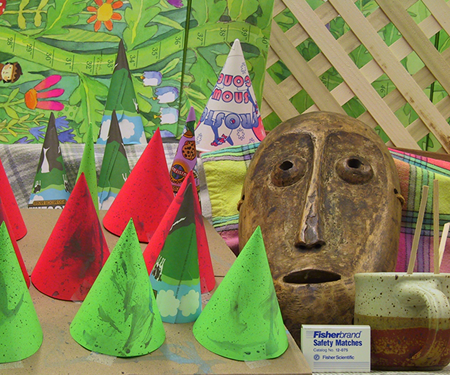
#> input picture lab5/images/left.png, 450 x 375 px
$ jupyter execute shape_from_stereo.ipynb
#> lines starting #> are read from the running program, lines starting #| are printed output that depends on the picture
# Exercise Session 5: Shape From Stereo

One of the most common ways of reconstructing 3D shape from multiple images is called Shape-From-Stereo. It is based on the fact that points closer to the camera shift less in the image when the camera moves. By calculating the shift of each pixel we can deduce the relative distance to the camera.

For each pixel in one image we find the closest matching pixel in the other image using surrounding patch correlation. We then compute the pixel distance between the matching points, which quantifies the disparity.

In this exercise we will implement those three steps and test them with the given images

<h1><center>Fig.1: Right image</center></h1>

<h1><center>Fig.2: Left image</center></h1>

[cell 1]
import numpy as np
import cv2
import matplotlib.pyplot as plt

* We start by reading left and right image. We convert them to greyscale and resize to speed up the computation. You don't have to change this code.

[cell 2]
left_img = cv2.imread('images/left.png',0)
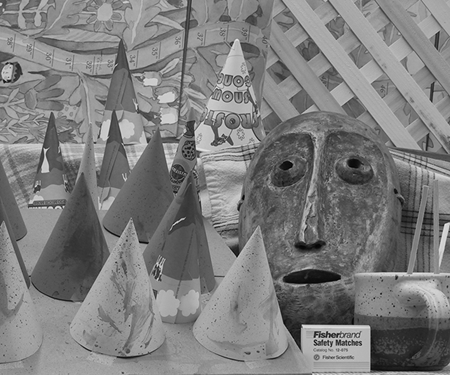
#> left_img: shape (375, 450); min 0, max 235, mean 125
right_img = cv2.imread('images/right.png',0)
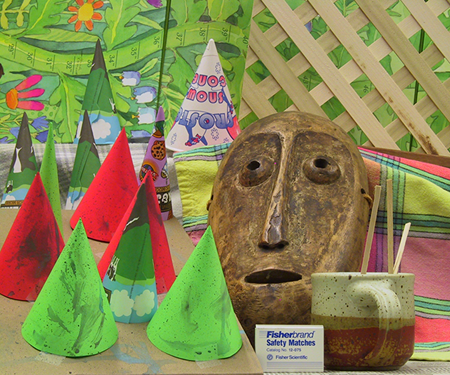
#> input picture lab5/images/right.png, 450 x 375 px
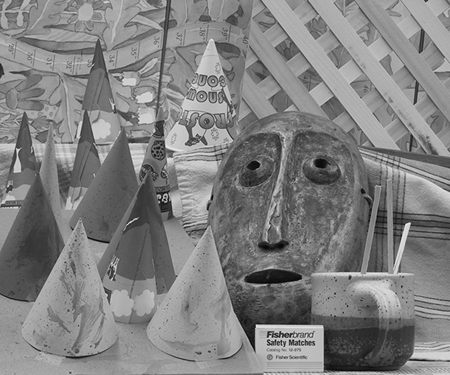
#> right_img: shape (375, 450); min 0, max 243, mean 128.4
left_img = cv2.resize(left_img, None, fx=0.5, fy=0.5)
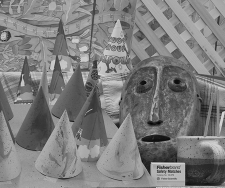
#> left_img: shape (188, 225); min 6, max 218, mean 125.2
right_img = cv2.resize(right_img, None, fx=0.5, fy=0.5)
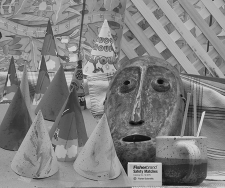
#> right_img: shape (188, 225); min 10, max 223, mean 128.6

### Q1. Computing Normalized Cross Correlation

In order to compute the similarity between two pixels we can take a patch around the first pixel location, another patch around the second pixel location and compute normalized cross correlation between those two. The idea is that corresponding pixels should have similar neighbourhood and thus high cross correlation score.

* Implement a function ```score = NCC(patch1, patch2)``` that computes the normalized cross-correlation between two patches defined as:

\begin{equation}
NCC(p_1,p_2) = \frac{1}{N}( \sum_{0<=i<p_H,0<=j<p_W} \frac{(p_1(i,j)-\mu(p_1))*(p_2(i,j)-\mu(p_2))}{\sigma(p_1)*\sigma(p_2)})
\end{equation}

where $p_1$ and $p_2$ are compared patches of size $p_H \times p_W$, $N$ is the number of pixels in one patch and $\mu()$ and $\sigma()$ are mean and standard deviation of pixel intensities respecitvely. Hint: you can use ```np.mean()``` and ```np.std()``` functions.
#### Input parameters
- ```patch1 ``` : first patch
- ```patch2``` : second patch

#### Output
- ```score``` : normalized cross correlation score

[cell 3]
def NCC(patch1,patch2):

    mean_p1 = np.mean(patch1)
    mean_p2 = np.mean(patch2)

    std_p1 = np.std(patch1)
    std_p2 = np.std(patch2)

    ncc = np.sum((patch1-mean_p1)*(patch2-mean_p2)/(std_p1*std_p2))/(patch1.shape[0]*patch1.shape[1])

    return ncc

### Q2. Finding Best Matches and Computing The Disparity Map

A standard method for calculating the disparity map is to use a simple block matching. Essentially, for every pixel in the right image we’ll be taking a small region surrounding it (e.g. the yellow square in the figure below) and searching for the closest matching patch in the left image. The closest match is computed using normalized cross correlation implemented above.

When searching in the left image, we’ll start at the same coordinates as our template patch and search to the right up to some maximum distance (we know that camera shifted to the left) as depicted by the green rectangle in the figure below. The disparity is measured as the horizontal distance between the centers of the template patch in the right image and the closest matching patch (in our example the dashed yellow square in the figure below) in the left image. We only need to search horizontally (along the rows) since the images are already rectified.

* Implement a function ```disMap = PatchMatching(right_img, left_img)``` that computes the disparity map using basic block matching.
#### Input parameters
- ```right_img``` : the right image of size $H \times W$
- ```left_img ``` : the left image of size $H \times W$
- ```blockSize``` : the size of patch used for computing the normalized cross correlation score (patch is of size $blockSize \times blockSize$)
- ```disparityRange``` : the maximum horizontal distance (in this case to the right) we are going to search for the best machting patch. We recommend setting it to 30.

#### Output
- ```dispMap``` : the matrix storing the disparity values of size $H \times W$. You are free to decide the method for handling the boundaries.

[cell 4]
def PatchMatching(right_img, left_img, blockSize, disparityRange = 30):

#> called with blockSize = 7, disparityRange = 30
    imgHeight, imgWidth = left_img.shape
#> imgHeight = 188; imgWidth = 225
    #DispMap will hold the result of the block matching.
    dispMap = np.zeros((imgHeight, imgWidth))
    #The disparityRange defines how many pixels away from the block's location
    #in the first image to search for a matching block in the other image.
    #We recommend using 30 for the disparityRange.
    halfBlockSize = blockSize // 2;
    #For each row 'm' of pixels in the image
    for m in range(imgHeight):  # 1PT********
        #Set min/max row bounds for the template and blocks.
        #e.g., for the first row, minr = 1 and maxr = 4
        minr = max(0, m - halfBlockSize)  # 1PT******
        maxr = min(imgHeight-1, m + halfBlockSize)
        #For each column 'n' of pixels in the image
        for n in range(imgWidth):
            #Set the min/max column bounds for the template.
            #e.g., for the first column, minc = 1 and maxc = 4
            minc = max(0, n - halfBlockSize)
            maxc = min(imgWidth-1, n + halfBlockSize)
            #Define the search boundaries as offsets from the template location.
            #Limit the search so that we don't go outside of the image.
            #'mind' is the the maximum number of pixels we can search to the left.
            #'maxd' is the maximum number of pixels we can search to the right.
            #mind = max(-disparityRange, 0 - minc)
            #If we only need to search to the right uncomment the line below and comment out the line above.
            mind = 0;
            maxd = min(disparityRange, (imgWidth-1) - maxc)  # 1PT*********
            #Select the block from the right image to use as the template.
            template = right_img[minr:maxr, minc:maxc] # 1PT*******
            #Get the number of blocks in this search.
            numBlocks = maxd - mind + 1;
            #Create a vector to hold the block differences.
            blockDiffs = np.zeros((numBlocks, 1))

            #Calculate the difference between the template and each of the blocks.
            for i in range(mind, maxd+1):
                #Select the block from the left image at the distance 'i'.
                block = left_img[minr:maxr, (minc + i):(maxc + i)]
                #Compute the index of this block into the 'blockDiffs' vector.
                blockIndex = i - mind
                #Take the sum of absolute differences (SAD) between the template
                #and the block and store the resulting value.
                blockDiffs[blockIndex, 0] = NCC(template, block) # 0.5PT *********


            #Get the index of the closest-matching block.
            #print(blockDiffs)
            bestMatchIndex = blockDiffs.argmax()
            #Convert the index of this block back into an offset.
            #This is the final disparity value produced by basic block matching.
            d = bestMatchIndex + mind
            dispMap[m, n] = d
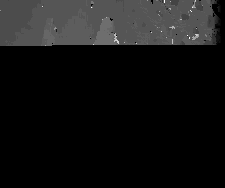
#> dispMap: shape (188, 225) float64; min 0, max 30, mean 2.4; drawn with min black and max white

    return dispMap
